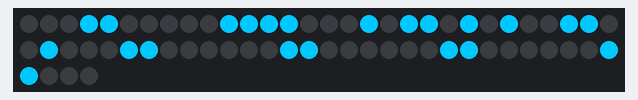
This sketch was run on a simulated Arduino Uno, built with avr-gcc and run on an emulated ATmega328P. On the bench: 64 RGB LEDs in strip order, left to right, continuing on the next row.

Above: at 0.1 s.
At 2.8 s:
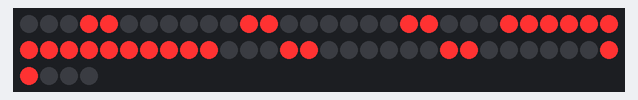
At 5.57 s:
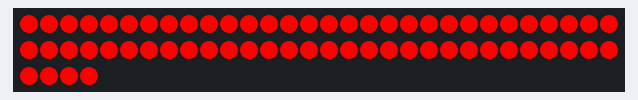
At 6.81 s:
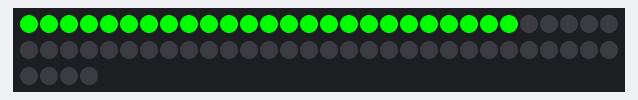
At 7.94 s:
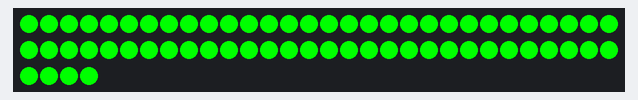
At 10.32 s:
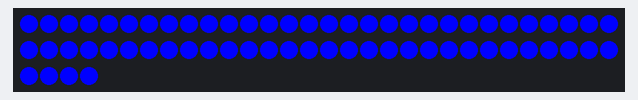

Measured:
- by itself, everything shown: repeats every 10.7 s, in 32 steps
- what the display in image 1 shows lasts 0.6 s, from 2.7 s to 3.3 s

The sketch:

task.ino
```cpp
#include <Adafruit_NeoPixel.h>

#define DATA_PIN 6
#define NUM_LEDS 64
// создание объекта для управления светодиодной матрицей
Adafruit_NeoPixel matrix(NUM_LEDS, DATA_PIN, NEO_GRB + NEO_KHZ800);
// NUM_LEDS - количество светодиодов (64 для матрицы 8x8)
// DATA_PIN - пин Arduino, к которому подключена матрица (пин 6)
// NEO_GRB - порядок цветов: Green, Red, Blue
// NEO_KHZ800 - частота передачи данных (800 kHz для NeoPixel)

// вычисляем индекс светодиода по координатам
int indexFromXY(int col, int row)
{
    if (row % 2 == 0)
    {                         // если строка четная
        return row * 8 + col; // светодиоды идут слева направо
    }
    else
    {                               // если строка нечетная
        return row * 8 + (7 - col); // светодиоды идут зигзагом
    }
}

void setup()
{
    matrix.begin(); // инициализация библиотеки
    matrix.clear(); // очистка матрицы (все светодиоды выключены)
    matrix.show();  // применение изменений (отправка данных на матрицу)
}

void loop() // выполняется бесконечно после setup()
{
    drawArrow();
    drawCross();
    rainbowFill();
}

// отображение стрелки
void drawArrow()
{
    byte arrow[8][8] = {
        {0, 0, 0, 1, 1, 0, 0, 0},
        {0, 0, 1, 1, 1, 1, 0, 0},
        {0, 1, 0, 1, 1, 0, 1, 0},
        {1, 0, 0, 1, 1, 0, 0, 1},
        {0, 0, 0, 1, 1, 0, 0, 0},
        {0, 0, 0, 1, 1, 0, 0, 0},
        {0, 0, 0, 1, 1, 0, 0, 0},
        {0, 0, 0, 1, 1, 0, 0, 0}};

    for (int rep = 0; rep < 2; rep++)
    {                   // повторить 2 раза
        matrix.clear(); // очистить матрицу

        // проход по всем пикселям матрицы 8x8
        for (int y = 0; y < 8; y++)
        {
            for (int x = 0; x < 8; x++)
            {
                if (arrow[y][x])
                { // если в матрице стрелки 1
                    // включить светодиод с цветом (0,200,255) - голубой
                    matrix.setPixelColor(indexFromXY(x, y), matrix.Color(0, 200, 255));
                }
            }
        }

        matrix.show(); // показать стрелку
        delay(600);    // ждать 600 мс

        matrix.clear(); // очистить матрицу
        matrix.show();  // применить очистку
        delay(300);     // ждать 300 мс (мигание)
    }
}

// отображение крестика
void drawCross()
{
    byte cross[8][8] = {
        {0, 0, 0, 1, 1, 0, 0, 0},
        {0, 0, 0, 1, 1, 0, 0, 0},
        {0, 0, 0, 1, 1, 0, 0, 0},
        {1, 1, 1, 1, 1, 1, 1, 1},
        {1, 1, 1, 1, 1, 1, 1, 1},
        {0, 0, 0, 1, 1, 0, 0, 0},
        {0, 0, 0, 1, 1, 0, 0, 0},
        {0, 0, 0, 1, 1, 0, 0, 0}};

    for (int rep = 0; rep < 2; rep++)
    {
        matrix.clear();
        for (int y = 0; y < 8; y++)
        {
            for (int x = 0; x < 8; x++)
            {
                if (cross[y][x])
                {
                    matrix.setPixelColor(indexFromXY(x, y), matrix.Color(255, 50, 50));
                }
            }
        }
        matrix.show();
        delay(600);
        matrix.clear();
        matrix.show();
        delay(300);
    }
}

// эффект последовательного заполнения цветами
void rainbowFill()
{
    int pal[3][3] = {
        {255, 0, 0},
        {0, 255, 0},
        {0, 0, 255}};

    for (int c = 0; c < 3; c++)
    {
        for (int i = 0; i < NUM_LEDS; i++)
        {
            matrix.setPixelColor(i, matrix.Color(pal[c][0], pal[c][1], pal[c][2]));
            matrix.show();
            delay(25);
        }
        delay(350);
        matrix.clear();
        matrix.show();
        delay(250);
    }
}
// как работает отрисовка:
//     создается битовая карта (массив 8x8), где 1 - светить, 0 - не светить
//     двойной цикл проходит по всем координатам матрицы
//     проверка условия if (arrow[y][x]) - если элемент равен 1
//     установка цвета для конкретного светодиода через indexFromXY()
//     show() отправляет все изменения на матрицу
//     мигание создается чередованием показа и очистки
```
